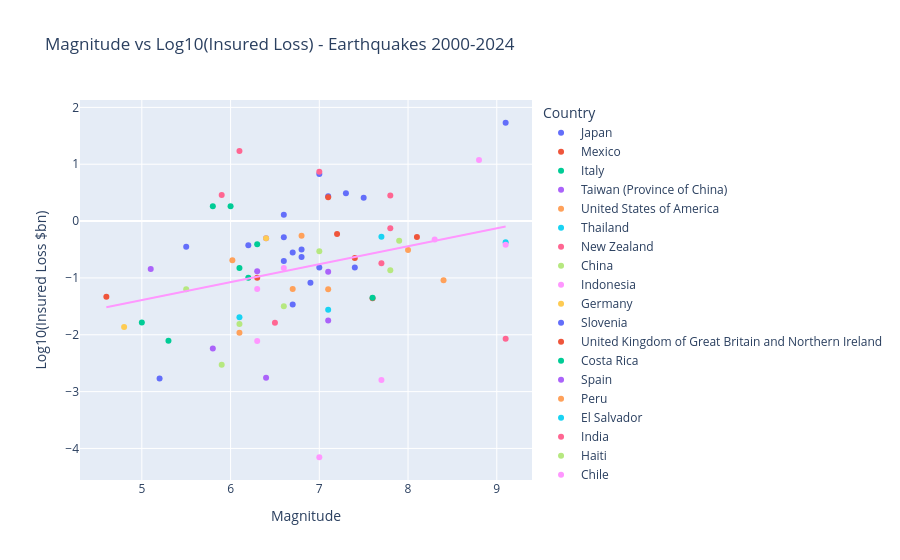

Source (notebook cell):
### Code cell
# Magnitude vs log(loss) - key relationship
fig = px.scatter(
    df, x="Magnitude", y="log_loss",
    color="Country",
    hover_name="Country",
    hover_data={"Start Year": True, "loss_bn": ":.3f", "Magnitude": True},
    trendline="ols", trendline_scope="overall",
    title="Magnitude vs Log10(Insured Loss) - Earthquakes 2000-2024",
    labels={"Magnitude": "Magnitude", "log_loss": "Log10(Insured Loss $bn)"}
)
fig.show(renderer="plotly_mimetype")
print("Two observations:")
print("1. Positive trend: higher magnitude -> higher insured losses")
print("2. Large scatter: at M7.0, losses range from $0.001bn to $1bn+")
print("   -> Geographic effect (Japan vs Indonesia) explains much of the scatter")
print("   -> This motivates adding insurance penetration as a second variable")

### Figure 1 — Plotly figure (JSON) as saved in the notebook; plotly's stock layout.template omitted (floating-point values rounded to 4 significant figures)
{"data": [{"customdata": [[2022.0, 3.08], [2011.0, 53.67], [2003.0, 0.3535], [2004.0, 1.295], [2007.0, 0.5202], [2008.0, 0.08224], [2009.0, 0.3752], [2016.0, 6.707], [2001.0, 0.2327], [2021.0, 2.733], [2024.0, 2.566], [2000.0, 0.2804], [2003.0, 0.1523], [2003.0, 0.1523], [2005.0, 0.1978], [2007.0, 0.03416]], "hovertemplate": "<b>%{hovertext}</b><br><br>Country=Japan<br>Magnitude=%{x}<br>Log10(Insured Loss $bn)=%{y}<br>Start Year=%{customdata[0]}<br>loss_bn=%{customdata[1]:.3f}<extra></extra>", "hovertext": ["Japan", "Japan", "Japan", "Japan", "Japan", "Japan", "Japan", "Japan", "Japan", "Japan", "Japan", "Japan", "Japan", "Japan", "Japan", "Japan"], "legendgroup": "Japan", "marker": {"color": "#636efa", "symbol": "circle"}, "mode": "markers", "name": "Japan", "orientation": "v", "showlegend": true, "type": "scatter", "x": [7.3, 9.1, 5.5, 6.6, 6.6, 6.9, 6.2, 7.0, 6.8, 7.1, 7.5, 6.7, 7.0, 7.4, 6.6, 6.7], "xaxis": "x", "y": [0.4886, 1.73, -0.4516, 0.1124, -0.2839, -1.085, -0.4258, 0.8265, -0.6331, 0.4366, 0.4092, -0.5522, -0.8174, -0.8174, -0.7037, -1.466], "yaxis": "y"}, {"customdata": [[2017.0, 0.5254], [2012.0, 0.2244], [2017.0, 2.627], [2003.0, 0.04375], [2010.0, 0.5906]], "hovertemplate": "<b>%{hovertext}</b><br><br>Country=Mexico<br>Magnitude=%{x}<br>Log10(Insured Loss $bn)=%{y}<br>Start Year=%{customdata[0]}<br>loss_bn=%{customdata[1]:.3f}<extra></extra>", "hovertext": ["Mexico", "Mexico", "Mexico", "Mexico", "Mexico"], "legendgroup": "Mexico", "marker": {"color": "#EF553B", "symbol": "circle"}, "mode": "markers", "name": "Mexico", "orientation": "v", "showlegend": true, "type": "scatter", "x": [8.1, 7.4, 7.1, 7.6, 7.2], "xaxis": "x", "y": [-0.2795, -0.6491, 0.4194, -1.359, -0.2287], "yaxis": "y"}, {"customdata": [[2017.0, 0.00788], [2012.0, 1.823], [2016.0, 0.1006], [2012.0, 1.823], [2009.0, 0.3902]], "hovertemplate": "<b>%{hovertext}</b><br><br>Country=Italy<br>Magnitude=%{x}<br>Log10(Insured Loss $bn)=%{y}<br>Start Year=%{customdata[0]}<br>loss_bn=%{customdata[1]:.3f}<extra></extra>", "hovertext": ["Italy", "Italy", "Italy", "Italy", "Italy"], "legendgroup": "Italy", "marker": {"color": "#00cc96", "symbol": "circle"}, "mode": "markers", "name": "Italy", "orientation": "v", "showlegend": true, "type": "scatter", "x": [5.3, 6.0, 6.2, 5.8, 6.3], "xaxis": "x", "y": [-2.103, 0.2608, -0.9974, 0.2608, -0.4087], "yaxis": "y"}, {"customdata": [[2016.0, 0.4963], [2010.0, 0.1314], [2002.0, 0.0179]], "hovertemplate": "<b>%{hovertext}</b><br><br>Country=Taiwan (Province of China)<br>Magnitude=%{x}<br>Log10(Insured Loss $bn)=%{y}<br>Start Year=%{customdata[0]}<br>loss_bn=%{customdata[1]:.3f}<extra></extra>", "hovertext": ["Taiwan (Province of China)", "Taiwan (Province of China)", "Taiwan (Province of China)"], "legendgroup": "Taiwan (Province of China)", "marker": {"color": "#ab63fa", "symbol": "circle"}, "mode": "markers", "name": "Taiwan (Province of China)", "orientation": "v", "showlegend": true, "type": "scatter", "x": [6.4, 6.3, 7.1], "xaxis": "x", "y": [-0.3042, -0.8814, -1.747], "yaxis": "y"}, {"customdata": [[2014.0, 0.204], [2006.0, 0.06388], [2001.0, 0.5546], [2019.0, 0.06296]], "hovertemplate": "<b>%{hovertext}</b><br><br>Country=United States of America<br>Magnitude=%{x}<br>Log10(Insured Loss $bn)=%{y}<br>Start Year=%{customdata[0]}<br>loss_bn=%{customdata[1]:.3f}<extra></extra>", "hovertext": ["United States of America", "United States of America", "United States of America", "United States of America"], "legendgroup": "United States of America", "marker": {"color": "#FFA15A", "symbol": "circle"}, "mode": "markers", "name": "United States of America", "orientation": "v", "showlegend": true, "type": "scatter", "x": [6.02, 6.7, 6.8, 7.1], "xaxis": "x", "y": [-0.6904, -1.195, -0.2561, -1.201], "yaxis": "y"}, {"customdata": [[2014.0, 0.0204], [2004.0, 0.4261]], "hovertemplate": "<b>%{hovertext}</b><br><br>Country=Thailand<br>Magnitude=%{x}<br>Log10(Insured Loss $bn)=%{y}<br>Start Year=%{customdata[0]}<br>loss_bn=%{customdata[1]:.3f}<extra></extra>", "hovertext": ["Thailand", "Thailand"], "legendgroup": "Thailand", "marker": {"color": "#19d3f3", "symbol": "circle"}, "mode": "markers", "name": "Thailand", "orientation": "v", "showlegend": true, "type": "scatter", "x": [6.1, 9.1], "xaxis": "x", "y": [-1.69, -0.3705], "yaxis": "y"}, {"customdata": [[2013.0, 0.01631], [2011.0, 2.862], [2016.0, 2.817], [2010.0, 7.382], [2011.0, 17.17]], "hovertemplate": "<b>%{hovertext}</b><br><br>Country=New Zealand<br>Magnitude=%{x}<br>Log10(Insured Loss $bn)=%{y}<br>Start Year=%{customdata[0]}<br>loss_bn=%{customdata[1]:.3f}<extra></extra>", "hovertext": ["New Zealand", "New Zealand", "New Zealand", "New Zealand", "New Zealand"], "legendgroup": "New Zealand", "marker": {"color": "#FF6692", "symbol": "circle"}, "mode": "markers", "name": "New Zealand", "orientation": "v", "showlegend": true, "type": "scatter", "x": [6.5, 5.9, 7.8, 7.0, 6.1], "xaxis": "x", "y": [-1.788, 0.4567, 0.4498, 0.8682, 1.235], "yaxis": "y"}, {"customdata": [[2013.0, 0.03179], [2012.0, 0.0631], [2007.0, 0.01553], [2023.0, 0.002958], [2008.0, 0.4486]], "hovertemplate": "<b>%{hovertext}</b><br><br>Country=China<br>Magnitude=%{x}<br>Log10(Insured Loss $bn)=%{y}<br>Start Year=%{customdata[0]}<br>loss_bn=%{customdata[1]:.3f}<extra></extra>", "hovertext": ["China", "China", "China", "China", "China"], "legendgroup": "China", "marker": {"color": "#B6E880", "symbol": "circle"}, "mode": "markers", "name": "China", "orientation": "v", "showlegend": true, "type": "scatter", "x": [6.6, 5.5, 6.1, 5.9, 7.9], "xaxis": "x", "y": [-1.498, -1.2, -1.809, -2.529, -0.3481], "yaxis": "y"}, {"customdata": [[2004.0, 0.3835], [2006.0, 0.001597], [2006.0, 0.06388], [2007.0, 0.007764], [2009.0, 0.1501], [2004.0, 7e-05]], "hovertemplate": "<b>%{hovertext}</b><br><br>Country=Indonesia<br>Magnitude=%{x}<br>Log10(Insured Loss $bn)=%{y}<br>Start Year=%{customdata[0]}<br>loss_bn=%{customdata[1]:.3f}<extra></extra>", "hovertext": ["Indonesia", "Indonesia", "Indonesia", "Indonesia", "Indonesia", "Indonesia"], "legendgroup": "Indonesia", "marker": {"color": "#FF97FF", "symbol": "circle"}, "mode": "markers", "name": "Indonesia", "orientation": "v", "showlegend": true, "type": "scatter", "x": [9.1, 7.7, 6.3, 6.3, 6.6, 7.0], "xaxis": "x", "y": [-0.4162, -2.797, -1.195, -2.11, -0.8237, -4.155], "yaxis": "y"}, {"customdata": [[2004.0, 0.01364]], "hovertemplate": "<b>%{hovertext}</b><br><br>Country=Germany<br>Magnitude=%{x}<br>Log10(Insured Loss $bn)=%{y}<br>Start Year=%{customdata[0]}<br>loss_bn=%{customdata[1]:.3f}<extra></extra>", "hovertext": ["Germany"], "legendgroup": "Germany", "marker": {"color": "#FECB52", "symbol": "circle"}, "mode": "markers", "name": "Germany", "orientation": "v", "showlegend": true, "type": "scatter", "x": [4.8], "xaxis": "x", "y": [-1.865], "yaxis": "y"}, {"customdata": [[2004.0, 0.001704]], "hovertemplate": "<b>%{hovertext}</b><br><br>Country=Slovenia<br>Magnitude=%{x}<br>Log10(Insured Loss $bn)=%{y}<br>Start Year=%{customdata[0]}<br>loss_bn=%{customdata[1]:.3f}<extra></extra>", "hovertext": ["Slovenia"], "legendgroup": "Slovenia", "marker": {"color": "#636efa", "symbol": "circle"}, "mode": "markers", "name": "Slovenia", "orientation": "v", "showlegend": true, "type": "scatter", "x": [5.2], "xaxis": "x", "y": [-2.769], "yaxis": "y"}, {"customdata": [[2007.0, 0.04658]], "hovertemplate": "<b>%{hovertext}</b><br><br>Country=United Kingdom of Great Britain and Northern Ireland<br>Magnitude=%{x}<br>Log10(Insured Loss $bn)=%{y}<br>Start Year=%{customdata[0]}<br>loss_bn=%{customdata[1]:.3f}<extra></extra>", "hovertext": ["United Kingdom of Great Britain and Northern Ireland"], "legendgroup": "United Kingdom of Great Britain and Northern Ireland", "marker": {"color": "#EF553B", "symbol": "circle"}, "mode": "markers", "name": "United Kingdom of Great Britain and Northern Ireland", "orientation": "v", "showlegend": true, "type": "scatter", "x": [4.6], "xaxis": "x", "y": [-1.332], "yaxis": "y"}, {"customdata": [[2009.0, 0.1501], [2012.0, 0.04487]], "hovertemplate": "<b>%{hovertext}</b><br><br>Country=Costa Rica<br>Magnitude=%{x}<br>Log10(Insured Loss $bn)=%{y}<br>Start Year=%{customdata[0]}<br>loss_bn=%{customdata[1]:.3f}<extra></extra>", "hovertext": ["Costa Rica", "Costa Rica"], "legendgroup": "Costa Rica", "marker": {"color": "#00cc96", "symbol": "circle"}, "mode": "markers", "name": "Costa Rica", "orientation": "v", "showlegend": true, "type": "scatter", "x": [6.1, 7.6], "xaxis": "x", "y": [-0.8237, -1.348], "yaxis": "y"}, {"customdata": [[2011.0, 0.1431]], "hovertemplate": "<b>%{hovertext}</b><br><br>Country=Spain<br>Magnitude=%{x}<br>Log10(Insured Loss $bn)=%{y}<br>Start Year=%{customdata[0]}<br>loss_bn=%{customdata[1]:.3f}<extra></extra>", "hovertext": ["Spain"], "legendgroup": "Spain", "marker": {"color": "#ab63fa", "symbol": "circle"}, "mode": "markers", "name": "Spain", "orientation": "v", "showlegend": true, "type": "scatter", "x": [5.1], "xaxis": "x", "y": [-0.8443], "yaxis": "y"}, {"customdata": [[2001.0, 0.09091], [2007.0, 0.3105]], "hovertemplate": "<b>%{hovertext}</b><br><br>Country=Peru<br>Magnitude=%{x}<br>Log10(Insured Loss $bn)=%{y}<br>Start Year=%{customdata[0]}<br>loss_bn=%{customdata[1]:.3f}<extra></extra>", "hovertext": ["Peru", "Peru"], "legendgroup": "Peru", "marker": {"color": "#FFA15A", "symbol": "circle"}, "mode": "markers", "name": "Peru", "orientation": "v", "showlegend": true, "type": "scatter", "x": [8.4, 8.0], "xaxis": "x", "y": [-1.041, -0.5079], "yaxis": "y"}, {"customdata": [[2001.0, 0.5273]], "hovertemplate": "<b>%{hovertext}</b><br><br>Country=El Salvador<br>Magnitude=%{x}<br>Log10(Insured Loss $bn)=%{y}<br>Start Year=%{customdata[0]}<br>loss_bn=%{customdata[1]:.3f}<extra></extra>", "hovertext": ["El Salvador"], "legendgroup": "El Salvador", "marker": {"color": "#19d3f3", "symbol": "circle"}, "mode": "markers", "name": "El Salvador", "orientation": "v", "showlegend": true, "type": "scatter", "x": [7.7], "xaxis": "x", "y": [-0.278], "yaxis": "y"}, {"customdata": [[2001.0, 0.1818], [2004.0, 0.008522]], "hovertemplate": "<b>%{hovertext}</b><br><br>Country=India<br>Magnitude=%{x}<br>Log10(Insured Loss $bn)=%{y}<br>Start Year=%{customdata[0]}<br>loss_bn=%{customdata[1]:.3f}<extra></extra>", "hovertext": ["India", "India"], "legendgroup": "India", "marker": {"color": "#FF6692", "symbol": "circle"}, "mode": "markers", "name": "India", "orientation": "v", "showlegend": true, "type": "scatter", "x": [7.7, 9.1], "xaxis": "x", "y": [-0.7404, -2.069], "yaxis": "y"}, {"customdata": [[2010.0, 0.2953]], "hovertemplate": "<b>%{hovertext}</b><br><br>Country=Haiti<br>Magnitude=%{x}<br>Log10(Insured Loss $bn)=%{y}<br>Start Year=%{customdata[0]}<br>loss_bn=%{customdata[1]:.3f}<extra></extra>", "hovertext": ["Haiti"], "legendgroup": "Haiti", "marker": {"color": "#B6E880", "symbol": "circle"}, "mode": "markers", "name": "Haiti", "orientation": "v", "showlegend": true, "type": "scatter", "x": [7.0], "xaxis": "x", "y": [-0.5298], "yaxis": "y"}, {"customdata": [[2010.0, 11.81], [2015.0, 0.4754]], "hovertemplate": "<b>%{hovertext}</b><br><br>Country=Chile<br>Magnitude=%{x}<br>Log10(Insured Loss $bn)=%{y}<br>Start Year=%{customdata[0]}<br>loss_bn=%{customdata[1]:.3f}<extra></extra>", "hovertext": ["Chile", "Chile"], "legendgroup": "Chile", "marker": {"color": "#FF97FF", "symbol": "circle"}, "mode": "markers", "name": "Chile", "orientation": "v", "showlegend": true, "type": "scatter", "x": [8.8, 8.3], "xaxis": "x", "y": [1.072, -0.3229], "yaxis": "y"}, {"customdata": [[2020.0, 0.4976]], "hovertemplate": "<b>%{hovertext}</b><br><br>Country=Puerto Rico<br>Magnitude=%{x}<br>Log10(Insured Loss $bn)=%{y}<br>Start Year=%{customdata[0]}<br>loss_bn=%{customdata[1]:.3f}<extra></extra>", "hovertext": ["Puerto Rico"], "legendgroup": "Puerto Rico", "marker": {"color": "#FECB52", "symbol": "circle"}, "mode": "markers", "name": "Puerto Rico", "orientation": "v", "showlegend": true, "type": "scatter", "x": [6.4], "xaxis": "x", "y": [-0.3031], "yaxis": "y"}, {"customdata": [[2023.0, 0.317]], "hovertemplate": "<b>%{hovertext}</b><br><br>Country=Morocco<br>Magnitude=%{x}<br>Log10(Insured Loss $bn)=%{y}<br>Start Year=%{customdata[0]}<br>loss_bn=%{customdata[1]:.3f}<extra></extra>", "hovertext": ["Morocco"], "legendgroup": "Morocco", "marker": {"color": "#636efa", "symbol": "circle"}, "mode": "markers", "name": "Morocco", "orientation": "v", "showlegend": true, "type": "scatter", "x": [6.8], "xaxis": "x", "y": [-0.499], "yaxis": "y"}, {"customdata": [[2004.0, 0.1006]], "hovertemplate": "<b>%{hovertext}</b><br><br>Country=Iran (Islamic Republic of)<br>Magnitude=%{x}<br>Log10(Insured Loss $bn)=%{y}<br>Start Year=%{customdata[0]}<br>loss_bn=%{customdata[1]:.3f}<extra></extra>", "hovertext": ["Iran (Islamic Republic of)"], "legendgroup": "Iran (Islamic Republic of)", "marker": {"color": "#EF553B", "symbol": "circle"}, "mode": "markers", "name": "Iran (Islamic Republic of)", "orientation": "v", "showlegend": true, "type": "scatter", "x": [6.3], "xaxis": "x", "y": [-0.9976], "yaxis": "y"}, {"customdata": [[2005.0, 0.01648]], "hovertemplate": "<b>%{hovertext}</b><br><br>Country=South Africa<br>Magnitude=%{x}<br>Log10(Insured Loss $bn)=%{y}<br>Start Year=%{customdata[0]}<br>loss_bn=%{customdata[1]:.3f}<extra></extra>", "hovertext": ["South Africa"], "legendgroup": "South Africa", "marker": {"color": "#00cc96", "symbol": "circle"}, "mode": "markers", "name": "South Africa", "orientation": "v", "showlegend": true, "type": "scatter", "x": [5.0], "xaxis": "x", "y": [-1.783], "yaxis": "y"}, {"customdata": [[2011.0, 0.005725], [2003.0, 0.00175], [2011.0, 0.1288]], "hovertemplate": "<b>%{hovertext}</b><br><br>Country=Türkiye<br>Magnitude=%{x}<br>Log10(Insured Loss $bn)=%{y}<br>Start Year=%{customdata[0]}<br>loss_bn=%{customdata[1]:.3f}<extra></extra>", "hovertext": ["Türkiye", "Türkiye", "Türkiye"], "legendgroup": "Türkiye", "marker": {"color": "#ab63fa", "symbol": "circle"}, "mode": "markers", "name": "Türkiye", "orientation": "v", "showlegend": true, "type": "scatter", "x": [5.8, 6.4, 7.1], "xaxis": "x", "y": [-2.242, -2.757, -0.89], "yaxis": "y"}, {"customdata": [[2014.0, 0.01088]], "hovertemplate": "<b>%{hovertext}</b><br><br>Country=Greece<br>Magnitude=%{x}<br>Log10(Insured Loss $bn)=%{y}<br>Start Year=%{customdata[0]}<br>loss_bn=%{customdata[1]:.3f}<extra></extra>", "hovertext": ["Greece"], "legendgroup": "Greece", "marker": {"color": "#FFA15A", "symbol": "circle"}, "mode": "markers", "name": "Greece", "orientation": "v", "showlegend": true, "type": "scatter", "x": [6.1], "xaxis": "x", "y": [-1.963], "yaxis": "y"}, {"customdata": [[2013.0, 0.02764]], "hovertemplate": "<b>%{hovertext}</b><br><br>Country=Philippines<br>Magnitude=%{x}<br>Log10(Insured Loss $bn)=%{y}<br>Start Year=%{customdata[0]}<br>loss_bn=%{customdata[1]:.3f}<extra></extra>", "hovertext": ["Philippines"], "legendgroup": "Philippines", "marker": {"color": "#19d3f3", "symbol": "circle"}, "mode": "markers", "name": "Philippines", "orientation": "v", "showlegend": true, "type": "scatter", "x": [7.1], "xaxis": "x", "y": [-1.558], "yaxis": "y"}, {"customdata": [[2016.0, 0.7512]], "hovertemplate": "<b>%{hovertext}</b><br><br>Country=Ecuador<br>Magnitude=%{x}<br>Log10(Insured Loss $bn)=%{y}<br>Start Year=%{customdata[0]}<br>loss_bn=%{customdata[1]:.3f}<extra></extra>", "hovertext": ["Ecuador"], "legendgroup": "Ecuador", "marker": {"color": "#FF6692", "symbol": "circle"}, "mode": "markers", "name": "Ecuador", "orientation": "v", "showlegend": true, "type": "scatter", "x": [7.8], "xaxis": "x", "y": [-0.1243], "yaxis": "y"}, {"customdata": [[2015.0, 0.1358]], "hovertemplate": "<b>%{hovertext}</b><br><br>Country=Nepal<br>Magnitude=%{x}<br>Log10(Insured Loss $bn)=%{y}<br>Start Year=%{customdata[0]}<br>loss_bn=%{customdata[1]:.3f}<extra></extra>", "hovertext": ["Nepal"], "legendgroup": "Nepal", "marker": {"color": "#B6E880", "symbol": "circle"}, "mode": "markers", "name": "Nepal", "orientation": "v", "showlegend": true, "type": "scatter", "x": [7.8], "xaxis": "x", "y": [-0.867], "yaxis": "y"}, {"hovertemplate": "<b>OLS trendline</b><br>log_loss = 0.315975 * Magnitude + -2.96924<br>R<sup>2</sup>=0.096504<br><br>Magnitude=%{x}<br>Log10(Insured Loss $bn)=%{y} <b>(trend)</b><extra></extra>", "legendgroup": "Overall Trendline", "line": {"color": "#FF97FF"}, "mode": "lines", "name": "Overall Trendline", "showlegend": true, "type": "scatter", "x": [4.6, 4.8, 5.0, 5.1, 5.2, 5.3, 5.5, 5.5, 5.8, 5.8, 5.9, 5.9, 6.0, 6.02, 6.1, 6.1, 6.1, 6.1, 6.1, 6.2, 6.2, 6.3, 6.3, 6.3, 6.3, 6.3, 6.4, 6.4, 6.4, 6.5, 6.6, 6.6, 6.6, 6.6, 6.6, 6.7, 6.7, 6.7, 6.8, 6.8, 6.8, 6.9, 7.0, 7.0, 7.0, 7.0, 7.0, 7.1, 7.1, 7.1, 7.1, 7.1, 7.1, 7.2, 7.3, 7.4, 7.4, 7.5, 7.6, 7.6, 7.7, 7.7, 7.7, 7.8, 7.8, 7.8, 7.9, 8.0, 8.1, 8.3, 8.4, 8.8, 9.1, 9.1, 9.1, 9.1], "xaxis": "x", "y": [-1.516, -1.453, -1.389, -1.358, -1.326, -1.295, -1.231, -1.231, -1.137, -1.137, -1.105, -1.105, -1.073, -1.067, -1.042, -1.042, -1.042, -1.042, -1.042, -1.01, -1.01, -0.9786, -0.9786, -0.9786, -0.9786, -0.9786, -0.947, -0.947, -0.947, -0.9154, -0.8838, -0.8838, -0.8838, -0.8838, -0.8838, -0.8522, -0.8522, -0.8522, -0.8206, -0.8206, -0.8206, -0.789, -0.7574, -0.7574, -0.7574, -0.7574, -0.7574, -0.7258, -0.7258, -0.7258, -0.7258, -0.7258, -0.7258, -0.6942, -0.6626, -0.631, -0.631, -0.5994, -0.5678, -0.5678, -0.5362, -0.5362, -0.5362, -0.5046, -0.5046, -0.5046, -0.473, -0.4414, -0.4098, -0.3466, -0.315, -0.1887, -0.09386, -0.09386, -0.09386, -0.09386], "yaxis": "y"}], "layout": {"legend": {"title": {"text": "Country"}, "tracegroupgap": 0}, "title": {"text": "Magnitude vs Log10(Insured Loss) - Earthquakes 2000-2024"}, "xaxis": {"anchor": "y", "domain": [0, 1], "title": {"text": "Magnitude"}}, "yaxis": {"anchor": "x", "domain": [0, 1], "title": {"text": "Log10(Insured Loss $bn)"}}}}
